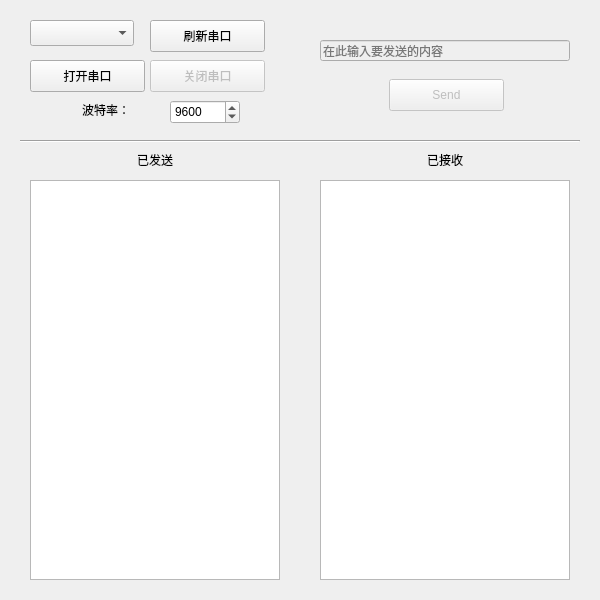
<?xml version="1.0" encoding="UTF-8"?>
<ui version="4.0">
 <class>MainWindow</class>
 <widget class="QMainWindow" name="MainWindow">
  <property name="geometry">
   <rect>
    <x>0</x>
    <y>0</y>
    <width>600</width>
    <height>600</height>
   </rect>
  </property>
  <property name="minimumSize">
   <size>
    <width>600</width>
    <height>600</height>
   </size>
  </property>
  <property name="maximumSize">
   <size>
    <width>600</width>
    <height>600</height>
   </size>
  </property>
  <property name="windowTitle">
   <string>MainWindow</string>
  </property>
  <widget class="QWidget" name="centralWidget">
   <widget class="QPushButton" name="pushButton_open">
    <property name="geometry">
     <rect>
      <x>30</x>
      <y>60</y>
      <width>115</width>
      <height>32</height>
     </rect>
    </property>
    <property name="focusPolicy">
     <enum>Qt::ClickFocus</enum>
    </property>
    <property name="text">
     <string>打开串口</string>
    </property>
   </widget>
   <widget class="QPushButton" name="pushButton_close">
    <property name="enabled">
     <bool>false</bool>
    </property>
    <property name="geometry">
     <rect>
      <x>150</x>
      <y>60</y>
      <width>115</width>
      <height>32</height>
     </rect>
    </property>
    <property name="focusPolicy">
     <enum>Qt::ClickFocus</enum>
    </property>
    <property name="text">
     <string>关闭串口</string>
    </property>
   </widget>
   <widget class="QPushButton" name="pushButton_refresh">
    <property name="geometry">
     <rect>
      <x>150</x>
      <y>20</y>
      <width>115</width>
      <height>32</height>
     </rect>
    </property>
    <property name="focusPolicy">
     <enum>Qt::ClickFocus</enum>
    </property>
    <property name="text">
     <string>刷新串口</string>
    </property>
   </widget>
   <widget class="QTextEdit" name="textEdit_send">
    <property name="geometry">
     <rect>
      <x>30</x>
      <y>180</y>
      <width>250</width>
      <height>400</height>
     </rect>
    </property>
    <property name="focusPolicy">
     <enum>Qt::ClickFocus</enum>
    </property>
    <property name="readOnly">
     <bool>true</bool>
    </property>
   </widget>
   <widget class="QTextEdit" name="textEdit_accepted">
    <property name="geometry">
     <rect>
      <x>320</x>
      <y>180</y>
      <width>250</width>
      <height>400</height>
     </rect>
    </property>
    <property name="focusPolicy">
     <enum>Qt::ClickFocus</enum>
    </property>
    <property name="readOnly">
     <bool>true</bool>
    </property>
   </widget>
   <widget class="QLineEdit" name="lineEdit_readySend">
    <property name="enabled">
     <bool>false</bool>
    </property>
    <property name="geometry">
     <rect>
      <x>320</x>
      <y>40</y>
      <width>250</width>
      <height>21</height>
     </rect>
    </property>
    <property name="focusPolicy">
     <enum>Qt::ClickFocus</enum>
    </property>
    <property name="placeholderText">
     <string>在此输入要发送的内容</string>
    </property>
   </widget>
   <widget class="QPushButton" name="pushButton_send">
    <property name="enabled">
     <bool>false</bool>
    </property>
    <property name="geometry">
     <rect>
      <x>389</x>
      <y>79</y>
      <width>115</width>
      <height>32</height>
     </rect>
    </property>
    <property name="focusPolicy">
     <enum>Qt::ClickFocus</enum>
    </property>
    <property name="text">
     <string>Send</string>
    </property>
   </widget>
   <widget class="QSpinBox" name="spinBox">
    <property name="geometry">
     <rect>
      <x>170</x>
      <y>100</y>
      <width>70</width>
      <height>24</height>
     </rect>
    </property>
    <property name="focusPolicy">
     <enum>Qt::ClickFocus</enum>
    </property>
    <property name="minimum">
     <number>4800</number>
    </property>
    <property name="maximum">
     <number>153600</number>
    </property>
    <property name="singleStep">
     <number>4800</number>
    </property>
    <property name="value">
     <number>9600</number>
    </property>
   </widget>
   <widget class="QComboBox" name="comboBox_availablePorts">
    <property name="geometry">
     <rect>
      <x>30</x>
      <y>20</y>
      <width>104</width>
      <height>26</height>
     </rect>
    </property>
    <property name="focusPolicy">
     <enum>Qt::ClickFocus</enum>
    </property>
   </widget>
   <widget class="QLabel" name="label">
    <property name="geometry">
     <rect>
      <x>70</x>
      <y>100</y>
      <width>60</width>
      <height>20</height>
     </rect>
    </property>
    <property name="text">
     <string>波特率：</string>
    </property>
    <property name="alignment">
     <set>Qt::AlignRight|Qt::AlignTrailing|Qt::AlignVCenter</set>
    </property>
   </widget>
   <widget class="QLabel" name="label_2">
    <property name="geometry">
     <rect>
      <x>115</x>
      <y>150</y>
      <width>80</width>
      <height>20</height>
     </rect>
    </property>
    <property name="text">
     <string>已发送</string>
    </property>
    <property name="alignment">
     <set>Qt::AlignCenter</set>
    </property>
   </widget>
   <widget class="QLabel" name="label_3">
    <property name="geometry">
     <rect>
      <x>405</x>
      <y>150</y>
      <width>80</width>
      <height>20</height>
     </rect>
    </property>
    <property name="text">
     <string>已接收</string>
    </property>
    <property name="alignment">
     <set>Qt::AlignCenter</set>
    </property>
   </widget>
   <widget class="Line" name="line">
    <property name="geometry">
     <rect>
      <x>20</x>
      <y>140</y>
      <width>560</width>
      <height>3</height>
     </rect>
    </property>
    <property name="orientation">
     <enum>Qt::Horizontal</enum>
    </property>
   </widget>
  </widget>
 </widget>
 <layoutdefault spacing="6" margin="11"/>
 <resources/>
 <connections/>
</ui>
